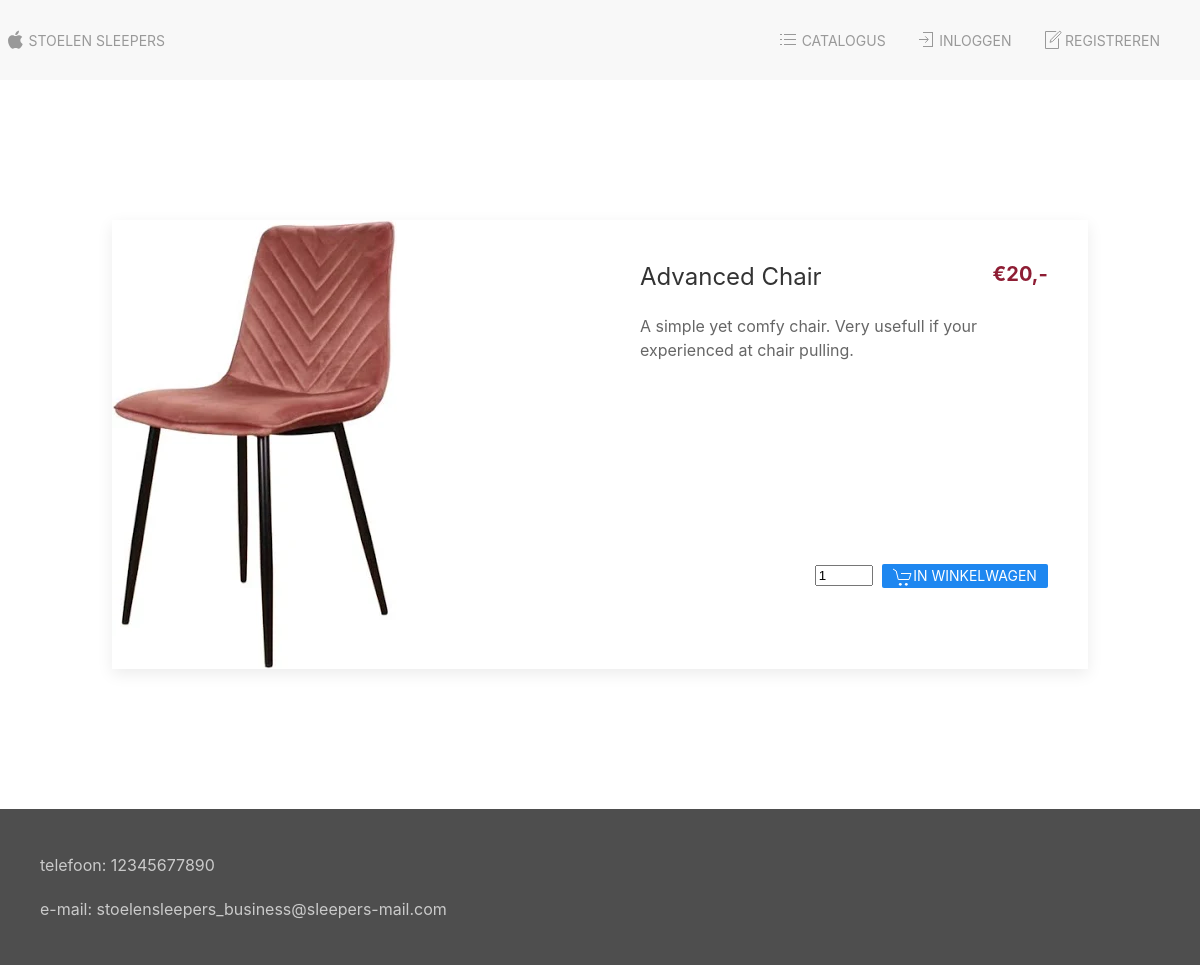
The app's page /dev/product.php?product_id=3 with its own data.
### tables this page shows
CREATE TABLE `products` (
  `ID` int(255) NOT NULL,
  `name` varchar(50) NOT NULL,
  `description` varchar(250) NOT NULL,
  `price` float NOT NULL,
  `image` varchar(50) NOT NULL,
  `categorie_id` int(255) NOT NULL
);

### dev/src/database/Database.class.php (called while the page is built, shortened)
<?php
class Database extends PDO
{
    public function runSql(string $sql, array $params = []): array
    {
        $query = $this->prepare($sql);
        $query->execute($params);
        return $query->fetchAll(PDO::FETCH_ASSOC);
    }
}

### dev/src/helpers/price.helper.php (called while the page is built, shortened)
<?php
class PriceHelper
{
    public function parseFloatToPrice(float $float): string
    {
        $stringFloat = (string) $float;
        if (!str_contains($stringFloat, ".")) {
            $stringFloat .= ",-";
        }
        $stringFloat = str_replace(".", ",", $stringFloat);
        $decimals = preg_split("/,/", $stringFloat);
        $decimals = (string) $decimals[1];
        return $stringFloat;
    }
}

### dev/product.php (the view, shortened to what this page needs)
<?php
include_once("./src/database/Database.class.php");
include_once("./src/helpers/price.helper.php");
$PriceHelper = new PriceHelper();
try {
    $dbconn = new Database();
    $productId = $_GET["product_id"];
    $sql = "SELECT * FROM products WHERE ID = :id";
    $recset = $dbconn->runSql($sql, [':id' => $productId]);
    if (empty($recset)) {
        $recset = $dbconn->runSql($sql, [':id' => 1])[0];
    } else {
        $recset = $recset[0];
    }
} catch (PDOException $e) {
    echo ("connection failed: " . $e->getMessage());
}
include_once("template/head.inc.php");
?>
<main>
    <div class="uk-container">
        <div class="uk-flex uk-flex-center uk-flex-wrap uk-flex-wrap-around">
            <div class="uk-flex-column">
                <div class="uk-flex-row@xl">
                    <div class="uk-card uk-card-default uk-grid-collapse uk-child-width-1-2@s uk-margin" uk-grid>
                        <section class="uk-width-1-2 uk-card-media-left">
                            <img src="<?= $recset["image"] ?>" class="" alt="" title="" />
                        </section>
                        <div>
                            <div class="uk-card-body">
                                <div class="uk-flex">
                                    <div class="uk-flex-row">
                                        <h2 class="uk-card-title"><?= $recset["name"] ?></h2>
                                        <p><?= $recset["description"] ?></p>
                                    </div>
                                    <div class="uk-flex-row">
                                        <div class="uk-flex-column">
                                            <h4 class="price-text">
                                                &euro;<?= $PriceHelper->parseFloatToPrice($recset["price"]) ?></h4>
                                        </div>
                                    </div>
                                </div>
                            </div>
                            <div class="uk-column-1-1 uk-margin-xlarge-top">
                                <div class="uk-container uk-margin-medium-right">
                                    <div class="uk-flex uk-flex-right">
                                        <form class="uk-margin-large" name="cart"
                                            action="src/formHandlers/toCart.handler.php" method="POST">
                                            <div uk-form-custom="target: true">
                                                <input name="amount" type="number"
                                                    class="uk-form-width-xsmall uk-margin-xsmall-right" value="1"
                                                    min="1" max="50" required
                                                    oninput="enableToCartIfProductAmountGood()">
                                                <button name="toCart" type="submit"
                                                    class="uk-label uk-button uk-button-primary"><span
                                                        uk-icon="icon: cart"></span>in Winkelwagen</button>
                                            </div>
                                        </form>
                                    </div>
                                </div>
                            </div>
                        </div>
                    </div>
                </div>
            </div>
        </div>
    </div>
</main>
<?php
include_once("template/foot.inc.php");

### records on screen
products: image (picture), name "Advanced Chair", description "A simple yet comfy chair. Very usefull if your experienced at chair pulling.", price "20,-"
